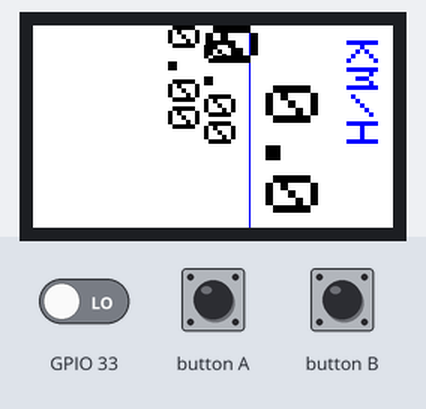
This sketch was run on a simulated ESP32. On the bench: 240×135 colour display. Inputs (shaded band) come from the test bench; at power-on: GPIO 33 LOW. EEPROM starts erased.

Above: at 1.7 s.
1.8 s: GPIO 33 driven HIGH
At 2.9 s:
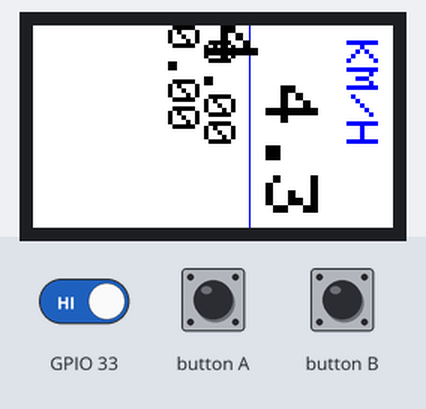
4.8 s: button A pressed for 0.15 s
At 6.7 s:
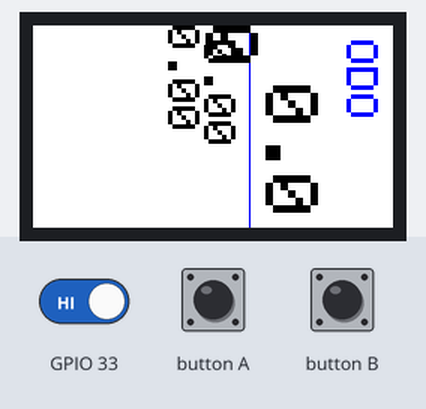
7.0 s: button A pressed for 1 s
At 8.1 s:
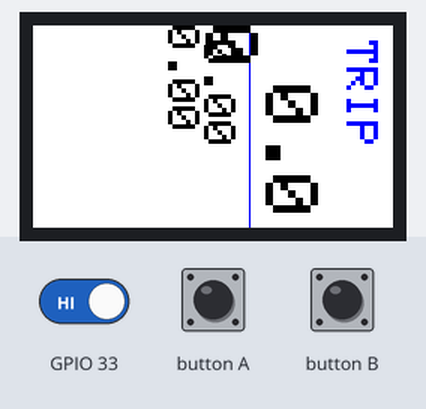
Timing chart, 0 to 10.0 s (numbered marks = the images above; inputs shaded):
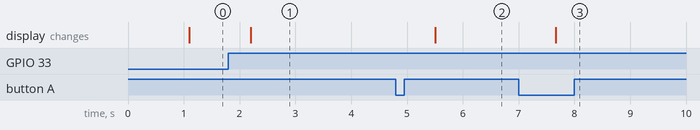

The sketch:

odometer.ino
```cpp
#include <M5StickCPlus.h>
#include <Preferences.h>

Preferences prefs;
TFT_eSprite tftSprite = TFT_eSprite(&M5.Lcd);

int last_value = 0;
int cur_value = 0;

int debug_mode = 0;

int x;
int ticker = 0;

unsigned long tick = 0;
unsigned long revol = 0;
unsigned long timer = 0;

float speed;
float wheel = 2170;
float odo;
float trip;

int gotinput=0;
int intimer;
int lighttimer;
int offtimer;
int lightlit = 0;

int totaltick = 0;

int displayseq = 0;
int max_displayseq = 3;

void setup() {
  // put your setup code here, to run once:
  M5.begin();
  Serial.begin(115200);
  pinMode(33, INPUT);
//  pinMode(37,INPUT_PULLUP);

  M5.Lcd.setRotation(1);
  tftSprite.createSprite(240,135);
  tftSprite.setRotation(1);

  prefs.begin("odo",false);
  odo = prefs.getFloat("odo",0);
  prefs.begin("trip",false);
  trip = prefs.getFloat("trip",0);

  powerSave();
}

void powerSave() {
  btStop();
  //esp_bt_controller_disable();
  M5.Axp.ScreenBreath(7);
  setCpuFrequencyMhz(80);
}

void drawBat() {
  int maxVolts = 420;
  int minVolts = 327;
  int batt = map(M5.Axp.GetBatVoltage() * 100, minVolts, maxVolts, 0 , 10000) / 100.0;

  //x = 0-40, procentueel battery voltage
  x = 40*batt/100;
  tftSprite.drawRoundRect(190,5,40,15,5,BLUE);
  tftSprite.fillRect(191,6,x,13,BLACK);
}

void drawLines() {
  tftSprite.drawLine(0,95,240,95,BLUE);
}

void loop() {
  // put your main code here, to run repeatedly:

  //Code voor grote button:
  //if(digitalRead(M5_BUTTON_HOME) == LOW){
  if(M5.BtnA.wasPressed()) {
    lighttimer = millis();
    offtimer = millis();
    M5.Axp.ScreenBreath(9);
    lightlit = 1;
    displayseq++;
  }
  if (displayseq == max_displayseq)
    {displayseq = 0;}

  //if(digitalRead(M5_BUTTON_RST) == LOW){
  if(M5.BtnB.wasPressed()) {
    lighttimer = millis();
    offtimer = millis();
    M5.Axp.ScreenBreath(9);
    lightlit = 1;
    if(displayseq==1){
      odo=0;
    }
    if(displayseq==2){
      trip=0;
    }

  }

// read the value of INPUT grove port
cur_value = digitalRead(33);

//Tick is binnen
//Magneet geeft een aan/uit tick bij binnenkomen en bij buitengaan
//dus een offset van ticker

  if(cur_value != last_value){
    ticker++;
    last_value = cur_value;
    if (ticker==1){
    revol = millis()-tick;
    tick = millis();
    odo = odo + (wheel/1000000);
    trip = trip + (wheel/1000000);
    gotinput = 1;
    intimer = millis();
    offtimer = millis();
    totaltick++;
    }

    //One for magnet on, one for magnet off
    if (ticker==2){
      ticker=0;
    }
  }

  tftSprite.fillSprite(WHITE);
  tftSprite.setTextColor(BLACK);

//Indicator linksboven voor moving
  //tftSprite.setTextSize(2);
  //tftSprite.setCursor(5,5);
  if (gotinput == 1){
    //tftSprite.print("*");
    if (lightlit == 0){
        M5.Axp.ScreenBreath(9);
        lightlit = 1;
        lighttimer = millis();
    }
  }
  //else{
    //tftSprite.print("-");
  //}

  //Print speed
  //Speed = wheel/revol * 0.0036 (3600 seconden voor een uur, 1000000 millimeter voor een kilometer)
  if (revol>0){
    speed = wheel/revol*3.6;
  }
  else {
    speed = 0;
  }

//Display counters onderaan

/*
  tftSprite.setTextSize(2);
  tftSprite.setCursor(120,110);
  tftSprite.print(displayseq);
*/

/*
  //Ticker in
  tftSprite.setTextSize(2);
  tftSprite.setCursor(80,115);
  tftSprite.print(ticker);
*/

/*
  //Total ticks
  tftSprite.setTextSize(2);
  tftSprite.setCursor(130,115);
  tftSprite.print(totaltick);
*/

/*
  tftSprite.setCursor(180,115);
  tftSprite.setTextSize(2);
  tftSprite.print(millis()/1000);
*/

  M5.update();
  drawBat();
  drawLines();

//Print hoofdgetal (speed, ODO, ...)
  if (millis()-timer>1000){
    prefs.putFloat("odo",odo);
    prefs.putFloat("trip",trip);

    switch (displayseq) {

      //SPEED is main display
      case 0:
        //Type of main display
        tftSprite.setCursor(10,10);
        tftSprite.setTextSize(3);
        tftSprite.setTextColor(BLUE);
        tftSprite.print("KM/H");

        //SECONDARY display numbers
        tftSprite.setTextColor(BLACK);
        tftSprite.setCursor(10,105);
        tftSprite.print(odo);
        tftSprite.setCursor(160,105);
        tftSprite.print(trip);

        //MAIN display number
        tftSprite.setCursor(40,50);
        tftSprite.setTextSize(5);
        tftSprite.print(speed);

        break;

      //ODO is main display
      case 1:
        //Type of main display
        tftSprite.setCursor(10,10);
        tftSprite.setTextSize(3);
        tftSprite.setTextColor(BLUE);
        tftSprite.print("ODO ");

        //SECONDARY display numbers
        tftSprite.setTextColor(BLACK);
        tftSprite.setCursor(10,105);
        tftSprite.print(speed);
        tftSprite.setCursor(160,105);
        tftSprite.print(trip);

        //MAIN display number
        tftSprite.setCursor(40,50);
        tftSprite.setTextSize(5);
        tftSprite.print(odo);

        break;

      //TRIP is main display
      case 2:
        //Type of main display
        tftSprite.setCursor(10,10);
        tftSprite.setTextSize(3);
        tftSprite.setTextColor(BLUE);
        tftSprite.print("TRIP");

        //SECONDARY display numbers
        tftSprite.setTextColor(BLACK);
        tftSprite.setCursor(10,105);
        tftSprite.print(speed);
        tftSprite.setCursor(160,105);
        tftSprite.print(odo);

        //MAIN display number
        tftSprite.setCursor(40,50);
        tftSprite.setTextSize(5);
        tftSprite.print(trip);

        break;
    }

    tftSprite.pushSprite(0, 0);
    timer = millis();
  }

  //Timer to disable movement indicator
  if (millis()-intimer>2500) {
    gotinput=0;
    speed = 0;
    revol=0;
  }

  if(millis()-lighttimer>2500){
    M5.Axp.ScreenBreath(7);
    lightlit = 0;
  }

  if (millis()-offtimer>300000) {
    M5.Axp.PowerOff();
  }
}
```

Measured:
- after the input at 1.8 s, the display: changes after 0.40 s (image 1)
- after the input at 4.8 s, the display: changes after 0.70 s (image 2)
- after the input at 7.0 s, the display: changes after 0.66 s (image 3)
